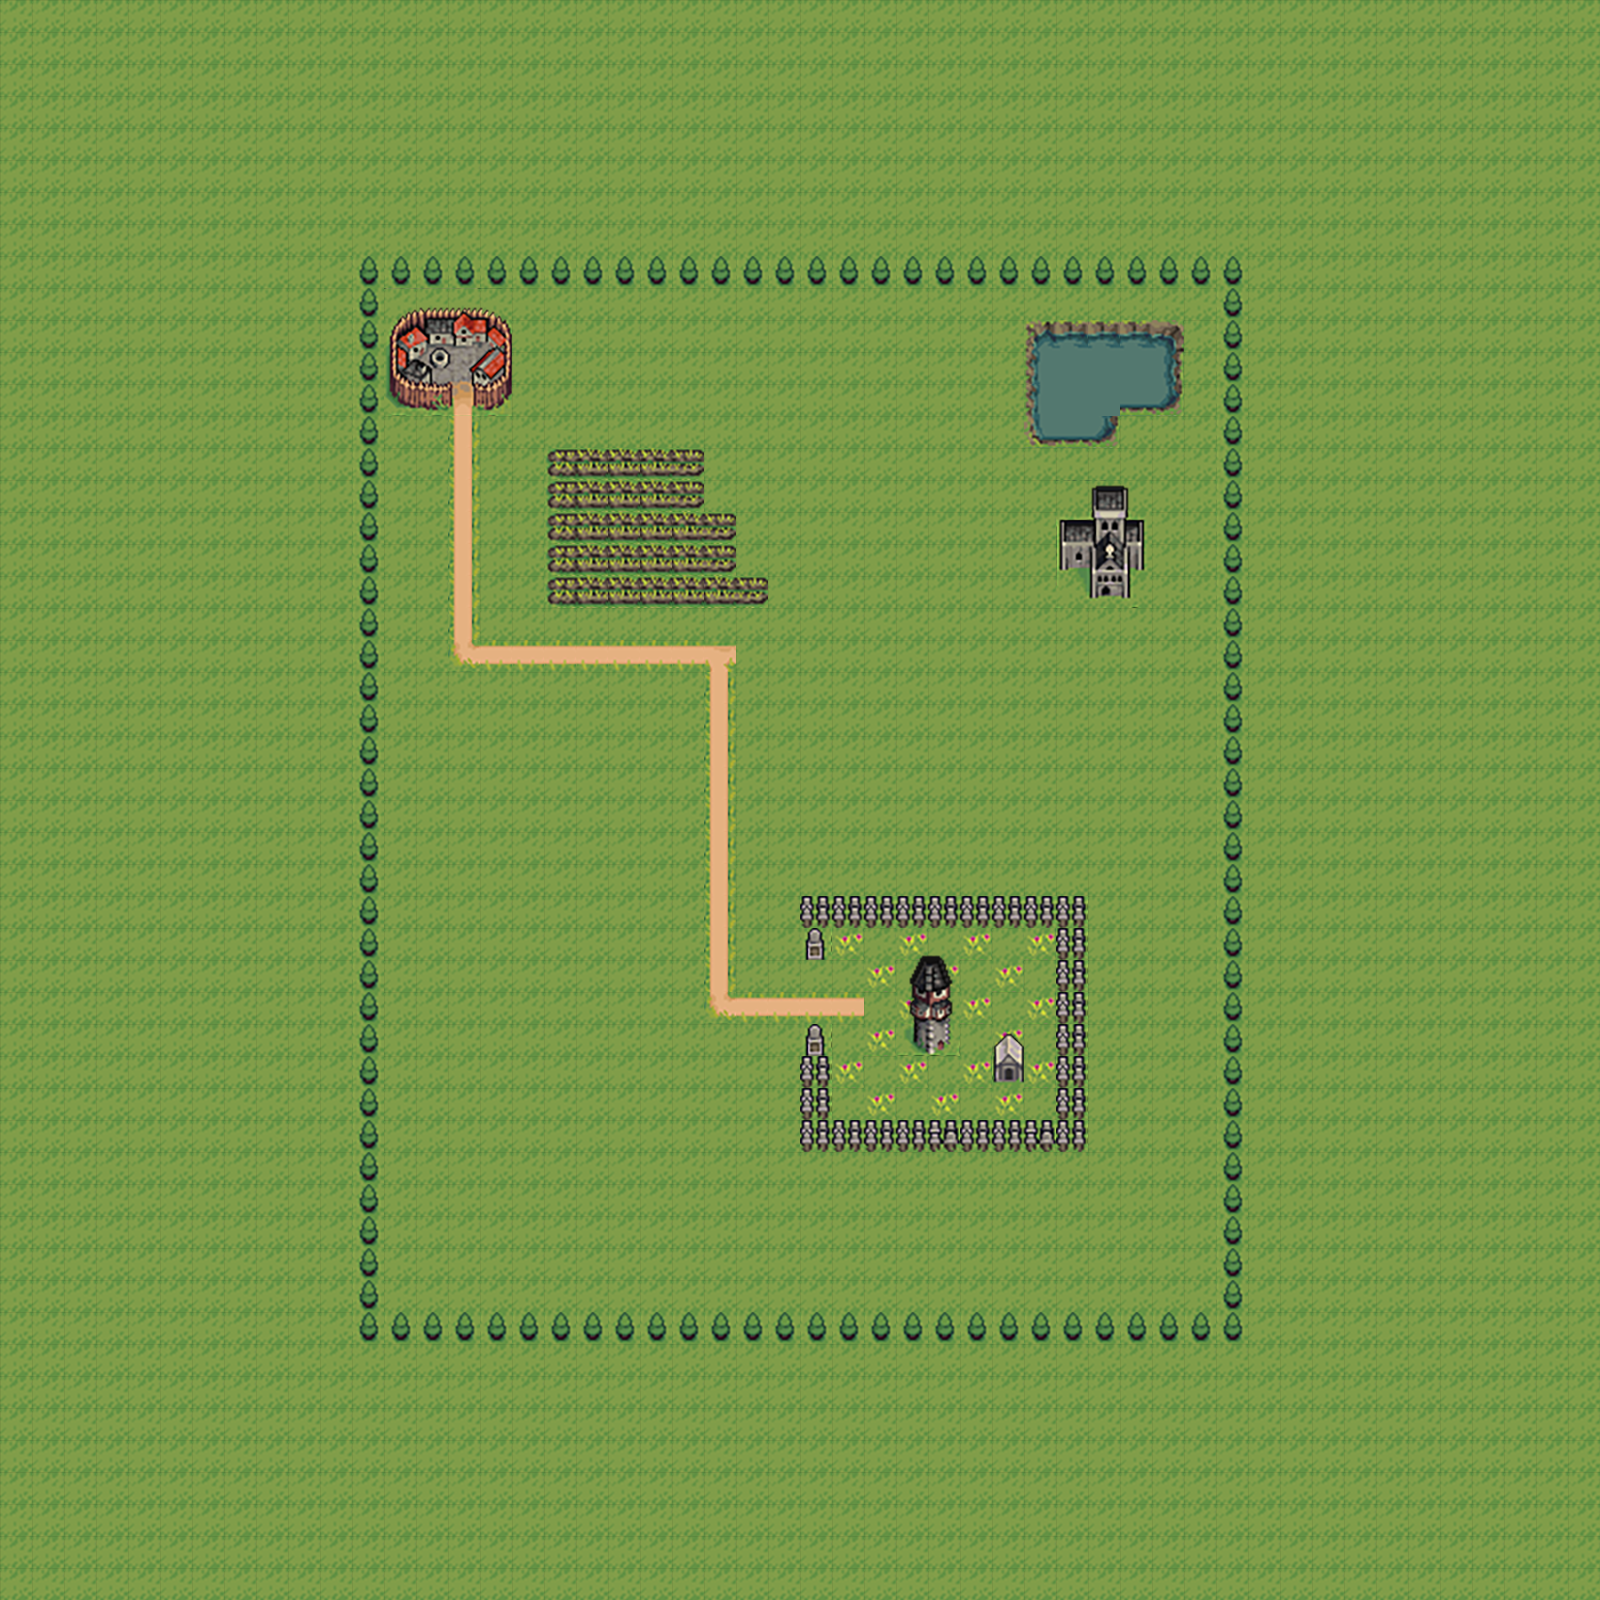

A level layout from a 2D game, rendered from its tile map. Below: a short description, then the map file with tile-grid data replaced by summaries:
An orthogonal 50x50 tile map with 32x32 px tiles, 2 tile layers (background, world) and 6 objects.

<map version="1.2" tiledversion="1.2.2" orientation="orthogonal" renderorder="right-down" width="50" height="50" tilewidth="32" tileheight="32" infinite="0" nextlayerid="4" nextobjectid="12">
 <tileset firstgid="1" name="tiles" tilewidth="32" tileheight="32" tilecount="252" columns="12">
  <image source="../tiles/TilesetGrass/overworld_tileset_grass_32.png" width="384" height="672" />
 </tileset>
 <layer id="1" name="background" width="50" height="50">
  <data>[2500 cells, 2500 non-empty, 6 distinct tile ids]</data>
 </layer>
 <layer id="2" name="world" width="50" height="50">
  <data>[2500 cells, 233 non-empty, 54 distinct tile ids]</data>
 </layer>
 <objectgroup id="3" name="collision ">
  <object id="1" x="416.136" y="308.917">
   <polygon points="0,0 -22.293,19.1083 -26.5393,58.3864 -26.5393,87.0488 -6.36943,100.849 32.9087,107.219 90.2335,92.3567 96.603,87.0488 89.172,6.36943 74.31,-2.12314" />
  </object>
  <object id="2" x="360.934" y="263.27" width="18.0467" height="1075.37" />
  <object id="3" x="386.412" y="1322.72" width="854.565" height="16.9851" />
  <object id="8" x="1227.18" y="270.701" width="12.7389" height="1062.63" />
  <object id="9" x="366.242" y="273.885" width="865.18" height="10.6157" />
  <object id="11" x="466.655" y="574.613" />
 </objectgroup>
</map>